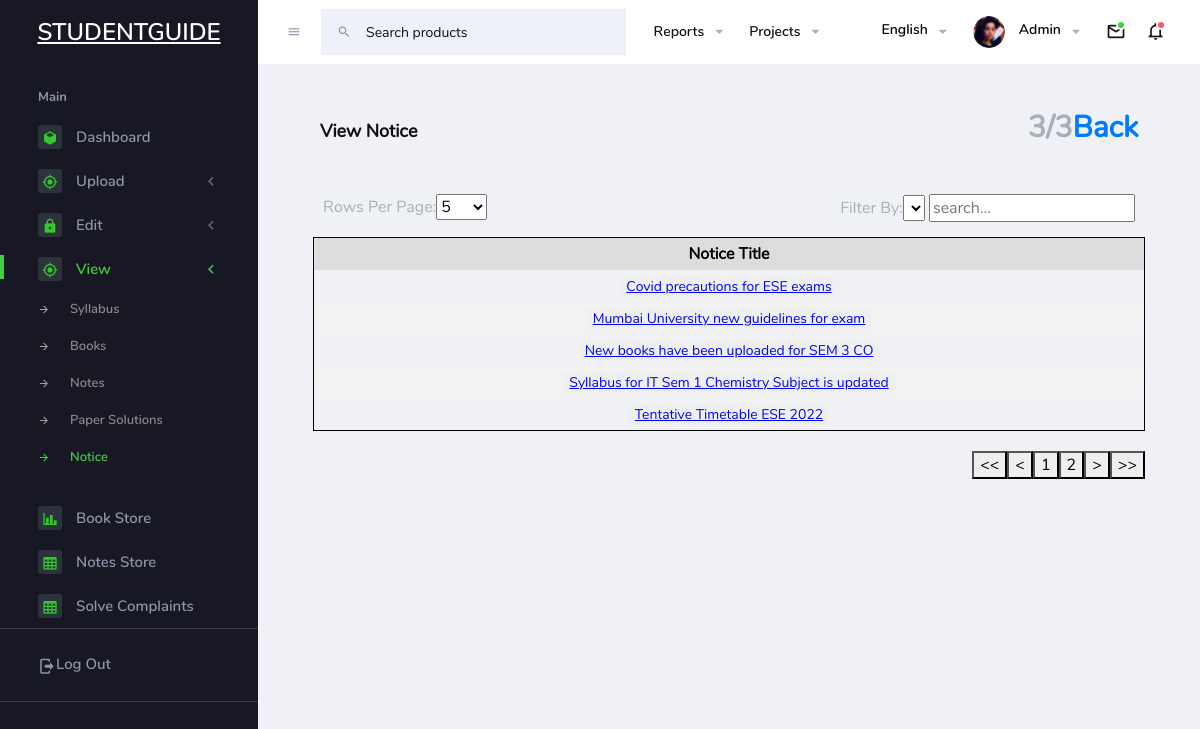
/admin/view_notice.php, run on the app's committed database.
### tables this page shows
CREATE TABLE `notice` (
  `nid` int(11) NOT NULL,
  `ndesc` varchar(1000) NOT NULL,
  `notice_file` varchar(1000) NOT NULL
);

### admin/view_notice.php (the view, shortened to what this page needs)
<!DOCTYPE html>
<?php
include "includes/connect.php";
?>
<html>
<head>
  <link href="https://www.jqueryscript.net/css/jquerysctipttop.css" rel="stylesheet" type="text/css">
  <link rel="stylesheet" href="https://maxcdn.bootstrapcdn.com/font-awesome/4.7.0/css/font-awesome.min.css">
    <link rel="stylesheet" href="assets/vendors/mdi/css/materialdesignicons.min.css">
    <link rel="stylesheet" href="assets/vendors/flag-icon-css/css/flag-icon.min.css">
    <link rel="stylesheet" href="assets/vendors/css/vendor.bundle.base.css">
    <link rel="stylesheet" href="assets/vendors/font-awesome/css/font-awesome.min.css" />
    <link rel="stylesheet" href="assets/vendors/bootstrap-datepicker/bootstrap-datepicker.min.css">
    <link rel="stylesheet" href="assets/css/style.css">
</head>
<body>
 <div class="container-scroller">
      <?php include "topnav.php"; ?>
      <div class="container-fluid page-body-wrapper">
        <?php include "sidenav.php"; ?>
<div class="main-panel">
          <div class="content-wrapper">
            <div class="page-header">
              <h3 class="page-title"> View Notice</h3>
              <h1>3/3<a href="selectsemdept.php?Page=ViewPapers">Back</a></h1></div>
              <section id="contact" class="contact">
  <div class="container fl" data-aos="fade-up">
    <table class="tablemanager">
      <thead>
        <tr>
                        <th>Notice Title</th>
                      </tr>
      </thead>
    <tbody>
                      <?php
                      $query = "SELECT * FROM notice";
                      $query_Paper = mysqli_query($conn, $query);
                      if ($query_Paper) {
                      while ($object = $query_Paper->fetch_object())
                      {
                      ?>
                      <tr>
                       <td>
                        <form class="form" action="" method="POST"  >
                          <center><button class="button" name="view" style="border: none; font-size: 14px;" value=<?php echo $object->nid;?> class="btn btn-outline-danger"><u style="color: blue;"><?php echo $object->ndesc?></u></button></center>
                          </form>
                      </td>
                      </tr>
                      <?php } } ?>
                    </tbody>
  </table>
</div>
</body>
</html>

### admin/view_notice.php (style rules this page uses)
.container { margin: 30px auto; max-width: 960px; }
table { width: 100%; border-collapse: collapse; margin-top: 20px; margin-bottom: 20px; }
table, th, td { border: 1px solid black; text-align: left; color: black; }
th { background-color: #ddd; text-align: center; border: black; padding: 5px; }
td { padding: 5px; border : none; }
button { cursor: pointer; }

### data on the page
notice: $object->nid 9 (drawn), ndesc "Syllabus for IT Sem 1 Chemistry Subject is updated"
notice: $object->nid 10 (drawn), ndesc "New books have been uploaded for SEM 3 CO"
notice: $object->nid 11 (drawn), ndesc "Mumbai University new guidelines for exam"
notice: $object->nid 12 (drawn), ndesc "Tentative Timetable ESE 2022"
notice: $object->nid 13 (drawn), ndesc "Covid precautions for ESE exams"
